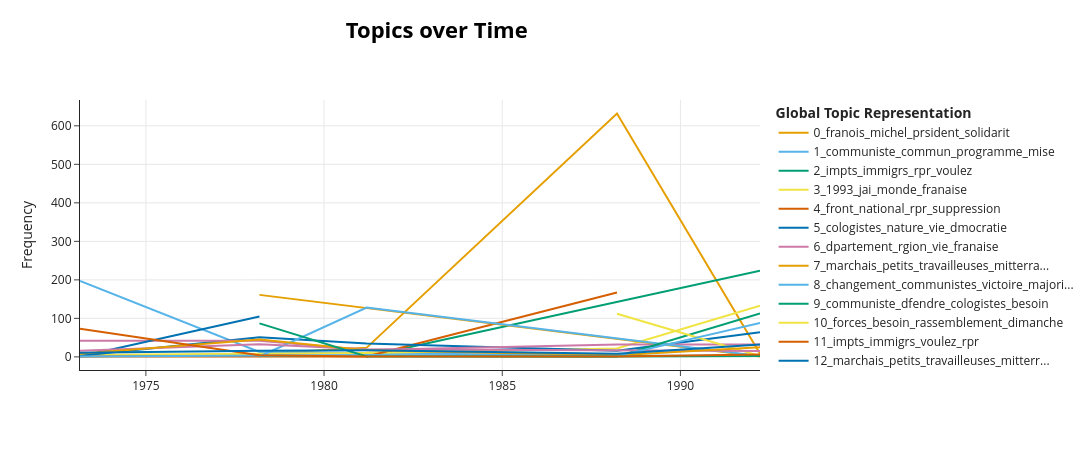

Notebook code cell kept with this figure:
### Code cell
topic_model.visualize_topics_over_time(topics_over_time, top_n_topics=20)

### Figure 1 — Plotly figure (JSON) as saved in the notebook; plotly's stock layout.template omitted (floating-point values rounded to 4 significant figures)
{"data": [{"hoverinfo": "text", "hovertext": ["<b>Topic 0</b><br>Words: progrs, leurope, formation, liberts, prsident", "<b>Topic 0</b><br>Words: prsident, france, ministre, paix, majorit", "<b>Topic 0</b><br>Words: franois, prsident, majorit, france, michel", "<b>Topic 0</b><br>Words: franois, michel, solidarit, prsident, france", "<b>Topic 0</b><br>Words: solidarit, prsident, respect, franois, jai"], "marker": {"color": "#E69F00"}, "mode": "lines", "name": "0_franois_michel_prsident_solidarit", "type": "scatter", "x": ["1973-02-24T16:06:14.400000000", "1978-03-10T06:00:00.000000000", "1981-03-13T14:24:00.000000000", "1988-03-21T18:00:00.000000000", "1992-03-26T13:12:00.000000000"], "y": [1, 8, 24, 632, 8]}, {"hoverinfo": "text", "hovertext": ["<b>Topic 1</b><br>Words: communiste, commun, programme, mise, lunion", "<b>Topic 1</b><br>Words: communiste, commun, programme, lunion, votant", "<b>Topic 1</b><br>Words: communiste, commun, nouvelle, programme, mise", "<b>Topic 1</b><br>Words: communiste, commun, mise, votant, liberts", "<b>Topic 1</b><br>Words: communiste, commun, rpr, franais, dfendre"], "marker": {"color": "#56B4E9"}, "mode": "lines", "name": "1_communiste_commun_programme_mise", "type": "scatter", "x": ["1973-02-24T16:06:14.400000000", "1978-03-10T06:00:00.000000000", "1981-03-13T14:24:00.000000000", "1988-03-21T18:00:00.000000000", "1992-03-26T13:12:00.000000000"], "y": [197, 13, 10, 3, 3]}, {"hoverinfo": "text", "hovertext": ["<b>Topic 2</b><br>Words: libert, dfense, rpr, familles, aprs", "<b>Topic 2</b><br>Words: impts, immigrs, rpr, voulez, millions"], "marker": {"color": "#009E73"}, "mode": "lines", "name": "2_impts_immigrs_rpr_voulez", "type": "scatter", "x": ["1981-03-13T14:24:00.000000000", "1992-03-26T13:12:00.000000000"], "y": [1, 224]}, {"hoverinfo": "text", "hovertext": ["<b>Topic 3</b><br>Words: suppression, petits, jean, sociale, justice", "<b>Topic 3</b><br>Words: mouvement, service, vie, pays, voulons", "<b>Topic 3</b><br>Words: lavenir, ensemble, france, franaise, pierre", "<b>Topic 3</b><br>Words: dimanche, hommes, rgion, maire, lavenir", "<b>Topic 3</b><br>Words: 1993, solidarit, monde, jai, franaise"], "marker": {"color": "#F0E442"}, "mode": "lines", "name": "3_1993_jai_monde_franaise", "type": "scatter", "x": ["1973-02-24T16:06:14.400000000", "1978-03-10T06:00:00.000000000", "1981-03-13T14:24:00.000000000", "1988-03-21T18:00:00.000000000", "1992-03-26T13:12:00.000000000"], "y": [5, 8, 10, 22, 133]}, {"hoverinfo": "text", "hovertext": ["<b>Topic 4</b><br>Words: front, national, suppression, leurope, rpr", "<b>Topic 4</b><br>Words: front, priorit, national, rpr, suppression", "<b>Topic 4</b><br>Words: familles, scurit, rgion, front, pouvoir", "<b>Topic 4</b><br>Words: front, national, rpr, suppression, populaire"], "marker": {"color": "#D55E00"}, "mode": "lines", "name": "4_front_national_rpr_suppression", "type": "scatter", "x": ["1973-02-24T16:06:14.400000000", "1978-03-10T06:00:00.000000000", "1981-03-13T14:24:00.000000000", "1988-03-21T18:00:00.000000000"], "y": [1, 2, 1, 167]}, {"hoverinfo": "text", "hovertext": ["<b>Topic 5</b><br>Words: socialisme, cologistes, vie, nature, conditions", "<b>Topic 5</b><br>Words: cologistes, nature, vie, vivre, temps", "<b>Topic 5</b><br>Words: cologistes, dmocratie, nature, vivre, vie", "<b>Topic 5</b><br>Words: cologistes, nature, sant, dmocratie, vie", "<b>Topic 5</b><br>Words: cologistes, dmocratie, nature, vie, solidarit"], "marker": {"color": "#0072B2"}, "mode": "lines", "name": "5_cologistes_nature_vie_dmocratie", "type": "scatter", "x": ["1973-02-24T16:06:14.400000000", "1978-03-10T06:00:00.000000000", "1981-03-13T14:24:00.000000000", "1988-03-21T18:00:00.000000000", "1992-03-26T13:12:00.000000000"], "y": [3, 51, 35, 16, 64]}, {"hoverinfo": "text", "hovertext": ["<b>Topic 6</b><br>Words: rgion, 1973, vie, socit, jai", "<b>Topic 6</b><br>Words: libert, dpartement, 1978, vie, smic", "<b>Topic 6</b><br>Words: dpartement, 1981, agriculteurs, changement, libert", "<b>Topic 6</b><br>Words: dpartement, conseiller, leurope, maire, rgion", "<b>Topic 6</b><br>Words: 1993, lemploi, dpartement, franaise, progrs"], "marker": {"color": "#CC79A7"}, "mode": "lines", "name": "6_dpartement_rgion_vie_franaise", "type": "scatter", "x": ["1973-02-24T16:06:14.400000000", "1978-03-10T06:00:00.000000000", "1981-03-13T14:24:00.000000000", "1988-03-21T18:00:00.000000000", "1992-03-26T13:12:00.000000000"], "y": [42, 42, 18, 32, 32]}, {"hoverinfo": "text", "hovertext": ["<b>Topic 7</b><br>Words: marchais, petits, travailleuses, mitterrand, quon", "<b>Topic 7</b><br>Words: loi, parlement, jai, paris, marchais"], "marker": {"color": "#E69F00"}, "mode": "lines", "name": "7_marchais_petits_travailleuses_mitterra...", "type": "scatter", "x": ["1978-03-10T06:00:00.000000000", "1992-03-26T13:12:00.000000000"], "y": [161, 1]}, {"hoverinfo": "text", "hovertext": ["<b>Topic 8</b><br>Words: letat, majorit, aujourdhui, victoire, paris", "<b>Topic 8</b><br>Words: changement, communistes, victoire, majorit, 1981", "<b>Topic 8</b><br>Words: communistes, dfendre, communiste, prsent, changement"], "marker": {"color": "#56B4E9"}, "mode": "lines", "name": "8_changement_communistes_victoire_majori...", "type": "scatter", "x": ["1978-03-10T06:00:00.000000000", "1981-03-13T14:24:00.000000000", "1992-03-26T13:12:00.000000000"], "y": [1, 128, 2]}, {"hoverinfo": "text", "hovertext": ["<b>Topic 9</b><br>Words: communiste, communistes, michel, dfendre, demain", "<b>Topic 9</b><br>Words: municipal, citoyens, cadre, imp, ensemble", "<b>Topic 9</b><br>Words: communiste, dfendre, cologistes, besoin, conditions"], "marker": {"color": "#009E73"}, "mode": "lines", "name": "9_communiste_dfendre_cologistes_besoin", "type": "scatter", "x": ["1978-03-10T06:00:00.000000000", "1988-03-21T18:00:00.000000000", "1992-03-26T13:12:00.000000000"], "y": [3, 1, 113]}, {"hoverinfo": "text", "hovertext": ["<b>Topic 10</b><br>Words: forces, besoin, rassemblement, dimanche, franois", "<b>Topic 10</b><br>Words: cologistes, dput, lassemble, forces, aujourdhui"], "marker": {"color": "#F0E442"}, "mode": "lines", "name": "10_forces_besoin_rassemblement_dimanche", "type": "scatter", "x": ["1988-03-21T18:00:00.000000000", "1992-03-26T13:12:00.000000000"], "y": [112, 2]}, {"hoverinfo": "text", "hovertext": ["<b>Topic 11</b><br>Words: impts, immigrs, voulez, rpr, franais"], "marker": {"color": "#D55E00"}, "mode": "lines", "name": "11_impts_immigrs_voulez_rpr", "type": "scatter", "x": ["1992-03-26T13:12:00.000000000"], "y": [107]}, {"hoverinfo": "text", "hovertext": ["<b>Topic 12</b><br>Words: jeunes, suppression, front, femmes, marchais", "<b>Topic 12</b><br>Words: marchais, petits, travailleuses, mitterrand, travailleurs"], "marker": {"color": "#0072B2"}, "mode": "lines", "name": "12_marchais_petits_travailleuses_mitterr...", "type": "scatter", "x": ["1973-02-24T16:06:14.400000000", "1978-03-10T06:00:00.000000000"], "y": [1, 105]}, {"hoverinfo": "text", "hovertext": ["<b>Topic 13</b><br>Words: ancien, mari, enfants, 1973, prsident", "<b>Topic 13</b><br>Words: ancien, mari, oui, prsident, 1978", "<b>Topic 13</b><br>Words: prsident, ancien, mari, pierre, conseil", "<b>Topic 13</b><br>Words: mari, prsident, conseil, enfants, conseiller", "<b>Topic 13</b><br>Words: sant, mari, conseiller, enfants, conseil"], "marker": {"color": "#CC79A7"}, "mode": "lines", "name": "13_ancien_mari_prsident_enfants", "type": "scatter", "x": ["1973-02-24T16:06:14.400000000", "1978-03-10T06:00:00.000000000", "1981-03-13T14:24:00.000000000", "1988-03-21T18:00:00.000000000", "1992-03-26T13:12:00.000000000"], "y": [16, 33, 20, 18, 15]}, {"hoverinfo": "text", "hovertext": ["<b>Topic 14</b><br>Words: socialiste, gauche, changer, vie, 1973", "<b>Topic 14</b><br>Words: gauche, mouvement, socialiste, victoire, 1978", "<b>Topic 14</b><br>Words: gauche, mouvement, 1981, victoire, socialiste", "<b>Topic 14</b><br>Words: droits, gauche, formation, partis, lavenir", "<b>Topic 14</b><br>Words: gauche, temps, changer, solidarit, sociaux"], "marker": {"color": "#E69F00"}, "mode": "lines", "name": "14_gauche_mouvement_socialiste_droits", "type": "scatter", "x": ["1973-02-24T16:06:14.400000000", "1978-03-10T06:00:00.000000000", "1981-03-13T14:24:00.000000000", "1988-03-21T18:00:00.000000000", "1992-03-26T13:12:00.000000000"], "y": [8, 45, 17, 4, 25]}, {"hoverinfo": "text", "hovertext": ["<b>Topic 15</b><br>Words: paris, aprs, 1973, mari, mettre", "<b>Topic 15</b><br>Words: changement, emploi, communiste, communistes, dfendre", "<b>Topic 15</b><br>Words: plan, solidarit, nombre, socit, nont", "<b>Topic 15</b><br>Words: 1993, communiste, lemploi, dfendre, sociale"], "marker": {"color": "#56B4E9"}, "mode": "lines", "name": "15_1993_communiste_lemploi_dfendre", "type": "scatter", "x": ["1973-02-24T16:06:14.400000000", "1981-03-13T14:24:00.000000000", "1988-03-21T18:00:00.000000000", "1992-03-26T13:12:00.000000000"], "y": [1, 5, 2, 88]}, {"hoverinfo": "text", "hovertext": ["<b>Topic 16</b><br>Words: ouvrire, crise, socialisme, lunion, dmocratie", "<b>Topic 16</b><br>Words: ouvrire, plan, soutien, famille, crise", "<b>Topic 16</b><br>Words: jacques, lunion, ouvrire, jai, ds", "<b>Topic 16</b><br>Words: aprs, socialisme, ouvrire, pays, lunion"], "marker": {"color": "#009E73"}, "mode": "lines", "name": "16_ouvrire_crise_socialisme_lunion", "type": "scatter", "x": ["1978-03-10T06:00:00.000000000", "1981-03-13T14:24:00.000000000", "1988-03-21T18:00:00.000000000", "1992-03-26T13:12:00.000000000"], "y": [87, 1, 1, 2]}, {"hoverinfo": "text", "hovertext": ["<b>Topic 17</b><br>Words: franois, prsident, 1981, socialiste, changement"], "marker": {"color": "#F0E442"}, "mode": "lines", "name": "17_franois_prsident_1981_socialiste", "type": "scatter", "x": ["1981-03-13T14:24:00.000000000"], "y": [86]}, {"hoverinfo": "text", "hovertext": ["<b>Topic 18</b><br>Words: social, dveloppement, letat, mouvement, 1973", "<b>Topic 18</b><br>Words: dveloppement, conomique, social, dun, problmes", "<b>Topic 18</b><br>Words: ment, progrs, quils, annes, social", "<b>Topic 18</b><br>Words: lavenir, famille, rassemblement, agriculteurs, artisans", "<b>Topic 18</b><br>Words: pouvoir, dveloppement, vie, sociaux, changement"], "marker": {"color": "#D55E00"}, "mode": "lines", "name": "18_social_dveloppement_letat_mouvement", "type": "scatter", "x": ["1973-02-24T16:06:14.400000000", "1978-03-10T06:00:00.000000000", "1981-03-13T14:24:00.000000000", "1988-03-21T18:00:00.000000000", "1992-03-26T13:12:00.000000000"], "y": [73, 4, 1, 1, 6]}, {"hoverinfo": "text", "hovertext": ["<b>Topic 19</b><br>Words: dput, pierre, jai, maire, rgion", "<b>Topic 19</b><br>Words: dput, jai, maire, 1978, lassemble", "<b>Topic 19</b><br>Words: dput, jai, 1981, lassemble, problmes", "<b>Topic 19</b><br>Words: dput, maire, lassemble, conseiller, rgion", "<b>Topic 19</b><br>Words: dput, jai, maire, 1993, lassemble"], "marker": {"color": "#0072B2"}, "mode": "lines", "name": "19_dput_jai_maire_lassemble", "type": "scatter", "x": ["1973-02-24T16:06:14.400000000", "1978-03-10T06:00:00.000000000", "1981-03-13T14:24:00.000000000", "1988-03-21T18:00:00.000000000", "1992-03-26T13:12:00.000000000"], "y": [11, 16, 17, 8, 32]}], "layout": {"height": 450, "hoverlabel": {"bgcolor": "white", "font": {"family": "Rockwell", "size": 16}}, "legend": {"title": {"text": "<b>Global Topic Representation"}}, "title": {"font": {"color": "Black", "size": 22}, "text": "<b>Topics over Time</b>", "x": 0.4, "xanchor": "center", "y": 0.95, "yanchor": "top"}, "width": 1250, "xaxis": {"showgrid": true}, "yaxis": {"showgrid": true, "title": {"text": "Frequency"}}}}
